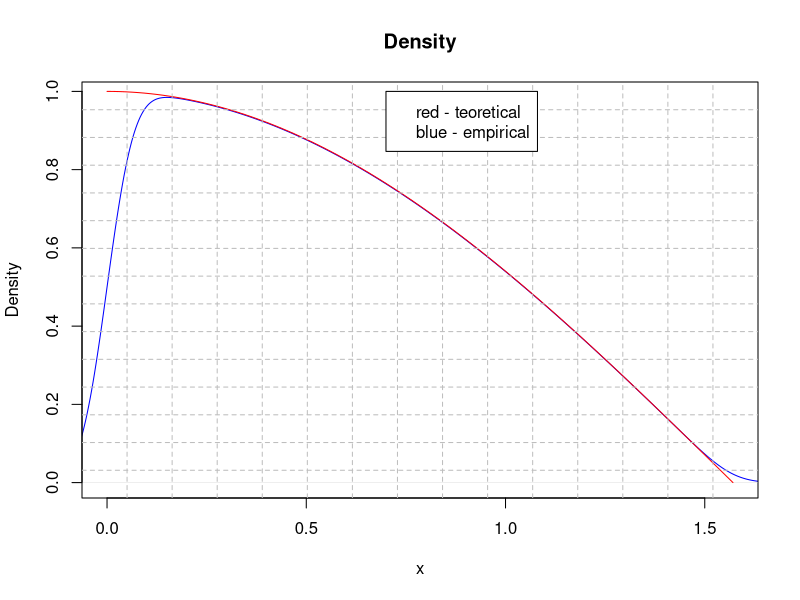

Write the R code that produced this figure.

dens <- function(x) cos(x)

distrib <- function(x) sin(x)

invert <- function(x) asin(x)

ybetta <- 1.96

sigment <- seq(0, 1, length = 10000)

z <- punif(sigment, min = 0, max = 1)

x <- invert(z)

{
  cat("empirical mean:", sum(x)/length(x), "\n")
  cat("mean using mean func:", mean(x), "\n")
  cat("mean from density func:", integrate((function(x) x * dens(x)), 0, pi / 2)$value, "\n")
  CounttedMean <- integrate((function(x) x * dens(x)), 0, pi / 2)$value
  
  cat("empirical varianse:", sum(x ^ 2) / (length(x) - 1) - sum(x) ^ 2 / (length(x) * (length(x) - 1)), "\n")
  cat("Varianse using var func:", var(x), "\n")
  cat("Variance from density function:", integrate((function(x) (x - CounttedMean) ^ 2 * dens(x)), 0, pi / 2)$value, "\n")
  CountedVar <- integrate((function(x) (x - CounttedMean) ^ 2 * dens(x)), 0, pi / 2)$value
  
  cat("confidence 95% interval: [", CounttedMean - ybetta * sqrt(CountedVar) / sqrt(length(x)), ",",
      CounttedMean + ybetta * sqrt(CountedVar) / sqrt(length(x)), "]", "real:", mean(x), "\n")
  
  {
    plot(x = density(x), xlab = "x", main = "Density", xlim = c(0, pi / 2), col = "blue")
    curve(dens, add = T, col = "red")
    grid(nx = 15, ny = 15, lty = 2, col = "gray", lwd = 1)     
    legend(0.7, 1, c("red - teoretical", "blue - empirical"))
  }

}
